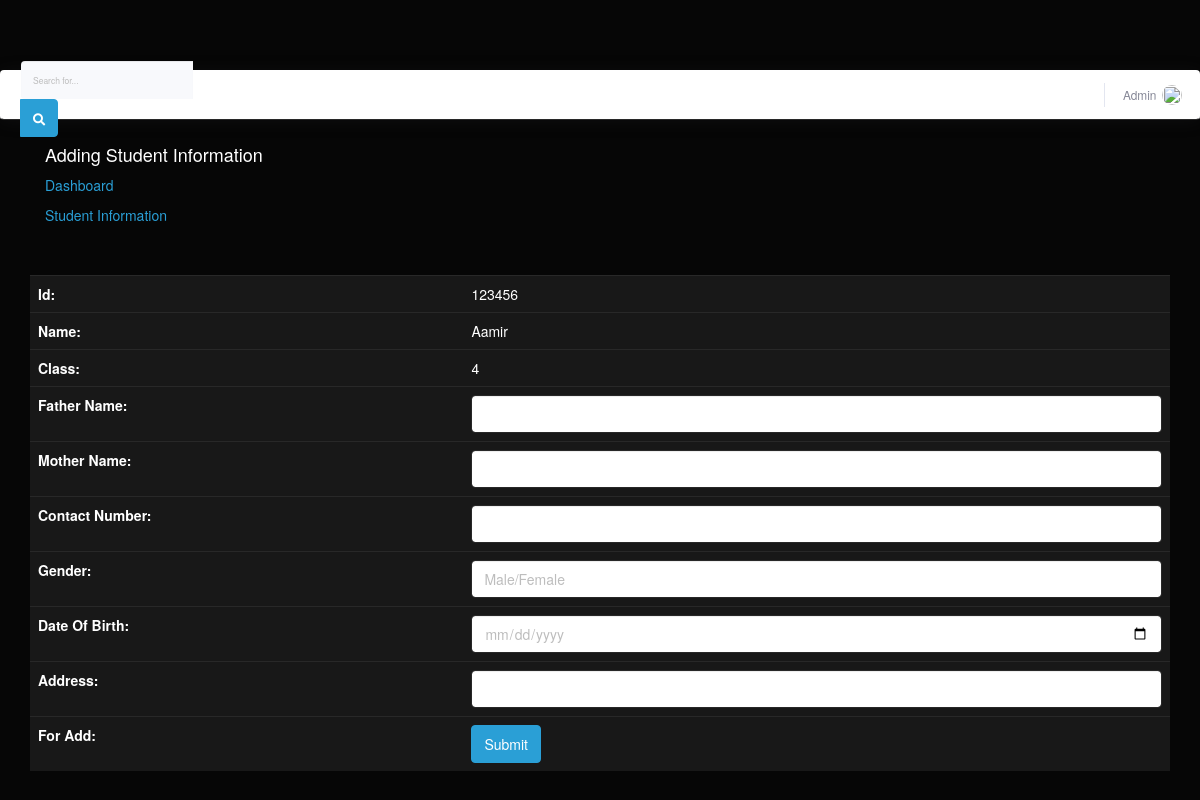
Screenshot of /student/addstudentinfo.php?data_id=123456 (signed in) with the database file from the repository.
### tables this page shows
CREATE TABLE `teacher` (
  `id` int(11) NOT NULL,
  `name` varchar(50) NOT NULL,
  `password` varchar(50) NOT NULL,
  `status` int(11) NOT NULL
);

CREATE TABLE `student` (
  `stdid` int(10) NOT NULL,
  `name` varchar(50) NOT NULL,
  `class` varchar(5) NOT NULL,
  `status` int(2) NOT NULL
);

### student/addstudentinfo.php (the view, shortened to what this page needs)
<?php include("header.php");?>
<body>
<section class="banner-area relative about-banner" id="home">
		 <div class="container">
					<div class="row d-flex align-items-center justify-content-center">
						<div class="about-content col-lg-12">
							<h4>
							 Adding Student Information
							</h4>
							<p class="text-white link-nav"><a href="index.php">Dashboard </a>
							<p><a href="showstudentinfo.php?data_id=<?php echo $row['stdid'] ?>">Student Information</a></p>
						</div>
					</div>
				</div>
			</section>
			<br><br>
			<section class="info-area pb-40">
				<div class="container-fluid">
				    <div class="col-md-12">
			<form action="" method="POST"><table class="table">
			<?php
			  include("connect.php");
			  $id=$_GET['data_id'];
			  $result=mysqli_query($con,"SELECT * from student where stdid='$id' AND status=1");
			   $row=mysqli_fetch_assoc($result);
			    ?>
			            <tr><td><b>Id:</td><td><?php echo ucwords($row['stdid']);?></b></td></tr>
						<tr><td><b>Name:</td><td><?php echo ucwords($row['name']);?></b></td></tr>
						<tr><td><b>Class:</td><td><?php echo ucwords($row['class']);?></b></td></tr>
						<tr><td><b>Father Name:</td><td><input type="text" name="fathername" id="fathername" class="form-control" data-validation="custom" data-validation-regexp="^([a-zA-Z ]+)$"></b></td></tr>
						<tr><td><b>Mother Name:</td><td><input type="text" name="mothername" id="mothername" class="form-control" data-validation="custom" data-validation-regexp="^([a-zA-Z ]+)$"></b></td></tr>
						<tr><td><b>Contact Number:</td><td><input type="text" name="contact" id="contact" class="form-control" data-validation="required number length" data-validation-length="10-10"></b></td></tr>
						<tr><td><b>Gender:</td><td><input type="text" name="gender" id="gender" class="form-control" placeholder="Male/Female" data-validation="custom" data-validation-regexp="^([a-zA-Z ]+)$"></b></td></tr>
						<tr><td><b>Date Of Birth:</td><td><input type="date" name="dob" id="dob" class="form-control"data-validation="required"></b></td></tr>
						<tr><td><b>Address:</td><td><input type="text" name="address" id="address" class="form-control" data-validation="required"></b></td></tr>
						<tr><td><b>For Add:</b></td><td><input class="btn btn-primary" type="submit"  name="submit"
					value="Submit"></td></tr>
			  </table></form>
			  </div></div>
			</section>
			</body>

### student/header.php (shortened to what this page needs)
<?php  session_start();
if(isset($_SESSION['user_login']))
{ ?>
<!DOCTYPE html>
<html lang="en">
<head>
  <link href="vendor/fontawesome-free/css/all.min.css" rel="stylesheet" type="text/css">
  <link href="css/sb-admin-2.min.css" rel="stylesheet">
  <link rel="stylesheet" type="text/css" href="bootstrap/css/bootstrap.min.css" />
    <link rel="stylesheet" type="text/css" href="font-awesome/css/font-awesome.min.css" />
    <link rel="stylesheet" type="text/css" href="css/local.css" />
</head>
<body id="page-top">
    <div id="content-wrapper" class="d-flex flex-column">
      <div id="content">
        <nav class="navbar navbar-expand navbar-light bg-white topbar mb-4 static-top shadow">
          <form class="d-none d-sm-inline-block form-inline mr-auto ml-md-3 my-2 my-md-0 mw-100 navbar-search">
            <div class="input-group">
              <input type="text" class="form-control bg-light border-0 small" placeholder="Search for..." aria-label="Search" aria-describedby="basic-addon2">
              <div class="input-group-append">
                <button class="btn btn-primary" type="button">
                  <i class="fas fa-search fa-sm"></i>
                </button>
              </div>
            </div>
          </form>
          <ul class="navbar-nav ml-auto">
			<?php
				include('connect.php');
				$id = $_SESSION['user_login'];
				$result=mysqli_query($con,"select * from teacher where id=$id AND status=1");
				$row=mysqli_fetch_assoc($result);
			?>
            <li class="nav-item dropdown no-arrow">
              <a class="nav-link dropdown-toggle" href="#" id="userDropdown" role="button" data-toggle="dropdown" aria-haspopup="true" aria-expanded="false">
                <span class="mr-2 d-none d-lg-inline text-gray-600 small"><?php echo $row['name'] ?></span>
                <img class="img-profile rounded-circle" src="https://source.unsplash.com/QAB-WJcbgJk/60x60">
              </a>
            </li>
          </ul>
        </nav>
    </div>
  </div>
</body>
</html>
<?php
}
else
{
	header("Location:login.php");
}
?>

### rows the page displays
teacher: name "Admin"
student: stdid "123456", name "Aamir", class "4"
